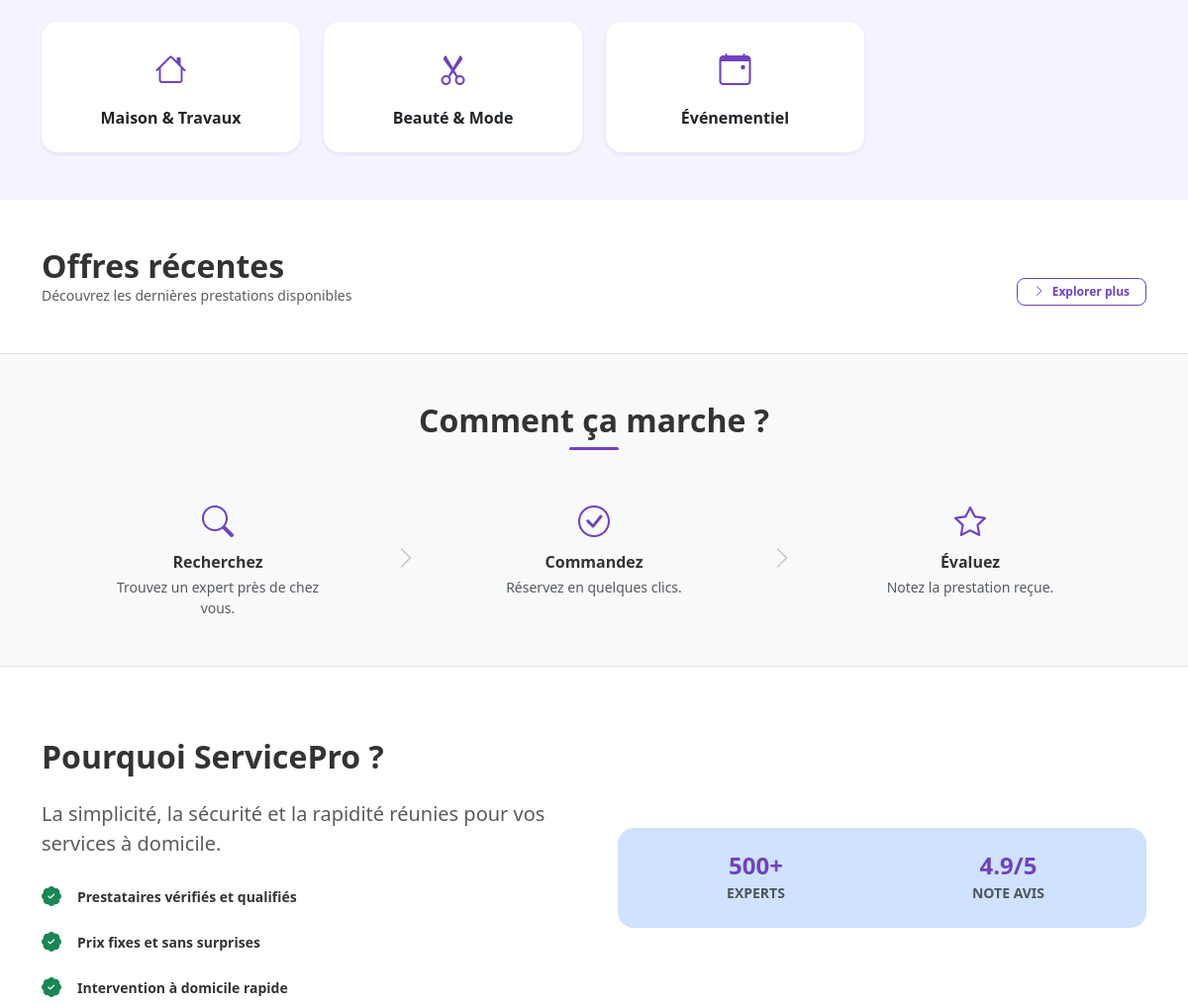
Before: / (middle part) with the older database file.
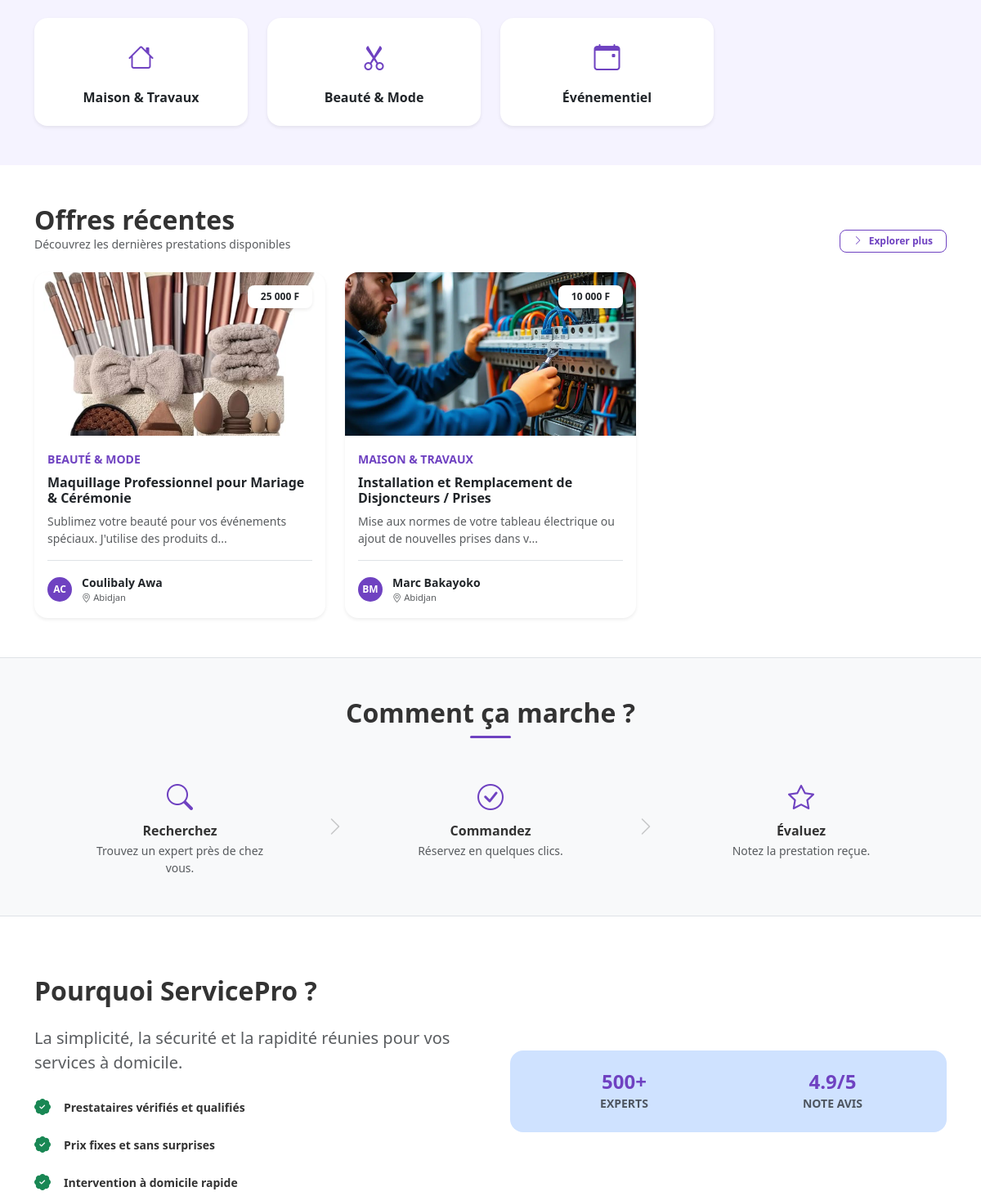
After: the same page with the newer database file.
### tables this page shows
CREATE TABLE `Categorie` (
  `id_categorie` int NOT NULL,
  `nom_categorie` varchar(100) NOT NULL,
  `icone_categorie` varchar(50) DEFAULT NULL
);

CREATE TABLE `Prestation` (
  `id_prestation` int NOT NULL,
  `titre_prestation` varchar(200) NOT NULL,
  `description_prestation` text,
  `prix_prestation` decimal(10,2) NOT NULL,
  `image_prestation` varchar(255) DEFAULT NULL,
  `datecrea_prestation` datetime DEFAULT CURRENT_TIMESTAMP,
  `id_service` int NOT NULL,
  `id_utilisateur` int NOT NULL,
  `statut_prestation` varchar(20) DEFAULT 'en_attente'
);

CREATE TABLE `Utilisateur` (
  `id_utilisateur` int NOT NULL,
  `nom_utilisateur` varchar(100) NOT NULL,
  `prenom_utilisateur` varchar(150) NOT NULL,
  `email_utilisateur` varchar(150) NOT NULL,
  `password_utilisateur` varchar(255) NOT NULL,
  `tel_utilisateur` varchar(20) DEFAULT NULL,
  `est_client` tinyint(1) DEFAULT '1',
  `est_prestataire` tinyint(1) DEFAULT '0',
  `est_admin` tinyint(1) DEFAULT '0',
  `is_validated` tinyint(1) DEFAULT '0',
  `date_inscription` datetime DEFAULT CURRENT_TIMESTAMP,
  `id_quartier` int DEFAULT NULL
);

CREATE TABLE `Ville` (
  `id_ville` int NOT NULL,
  `nom_ville` varchar(100) NOT NULL,
  `id_departement` int NOT NULL
);

### index.php (the view, shortened to what the changed rows need)
<?php
require_once("includes/db.php");
$categories = $conn->query("SELECT * FROM Categorie LIMIT 8")->fetchAll(PDO::FETCH_ASSOC);
$sql = "SELECT p.*, u.nom_utilisateur, u.prenom_utilisateur, q.nom_quartier, v.nom_ville, s.nom_service, c.nom_categorie
        FROM Prestation p
        JOIN Utilisateur u ON p.id_utilisateur = u.id_utilisateur
        JOIN Service s ON p.id_service = s.id_service
        JOIN Categorie c ON s.id_categorie = c.id_categorie
        LEFT JOIN Quartier q ON u.id_quartier = q.id_quartier
        LEFT JOIN Ville v ON q.id_ville = v.id_ville
        WHERE p.statut_prestation = 'validee'
        ORDER BY p.datecrea_prestation DESC
        LIMIT 6";
$prestations = $conn->query($sql)->fetchAll(PDO::FETCH_ASSOC);
?>
<!DOCTYPE html>
<html lang="fr">
<head>
    <link href="https://cdn.jsdelivr.net/npm/bootstrap@5.3.0/dist/css/bootstrap.min.css" rel="stylesheet">
    <link rel="stylesheet" href="https://cdn.jsdelivr.net/npm/bootstrap-icons@1.11.0/font/bootstrap-icons.css">
    <link rel="stylesheet" href="assets/css/style.css">
</head>
<body>
    <section class="py-5 bg-section-categories">
        <div class="container">
            <div class="row g-4">
                <?php foreach($categories as $cat): ?>
                <div class="col-6 col-md-3">
                    <a href="catalogue.php?cat=<?php echo $cat['id_categorie']; ?>"
                        class="card h-100 border-0 shadow-sm text-center py-4 text-decoration-none category-item rounded-4">
                        <div class="category-icon mb-3">
                            <i class="bi <?php echo $cat['icone_categorie'] ?? 'bi-folder'; ?> fs-2"></i>
                        </div>
                        <h6 class="text-dark fw-bold mb-0"><?php echo $cat['nom_categorie']; ?></h6>
                    </a>
                </div>
                <?php endforeach; ?>
            </div>
        </div>
    </section>
    <section class="py-5">
        <div class="container">
            <div class="d-flex justify-content-between align-items-end mb-4">
                <div>
                    <h2 class="fw-bold mb-0">Offres récentes</h2>
                </div>
            </div>
            <div class="row g-4">
                <?php foreach($prestations as $p): ?>
                <div class="col-md-6 col-lg-4">
                    <div class="card h-100 border-0 shadow-sm overflow-hidden service-card rounded-4">
                        <div class="position-relative">
                            <img src="<?php echo $p['image_prestation'] ?? 'assets/img/default.jpg'; ?>"
                                class="card-img-top" alt="<?php echo $p['titre_prestation']; ?>" style="height: 200px; object-fit: cover;">
                            <span class="badge bg-white text-dark position-absolute top-0 end-0 m-3 shadow-sm rounded-pill px-3 py-2 fw-bold">
                                <?php echo number_format($p['prix_prestation'], 0, ',', ' '); ?> F
                            </span>
                        </div>
                        <div class="card-body">
                            <div class="mb-2">
                                <small class="text-primary fw-bold text-uppercase"><?php echo $p['nom_categorie']; ?></small>
                            </div>
                            <h5 class="card-title fw-bold h6"><?php echo $p['titre_prestation']; ?></h5>
                            <p class="card-text text-muted small"><?php echo substr($p['description_prestation'], 0, 80); ?>...</p>
                            <div class="d-flex align-items-center mt-3 pt-3 border-top">
                                <div class="avatar-xs bg-primary text-white rounded-circle d-flex align-items-center justify-content-center me-2" style="width:30px; height:30px; font-size:0.75rem; font-weight: bold;">
                                    <?php echo strtoupper(substr($p['nom_utilisateur'], 0, 1) . substr($p['prenom_utilisateur'], 0, 1)); ?>
                                </div>
                                <div class="ms-1 overflow-hidden">
                                    <small class="d-block fw-bold text-dark text-truncate small"><?php echo $p['prenom_utilisateur'].' '.$p['nom_utilisateur']; ?></small>
                                    <small class="text-muted text-truncate d-block" style="font-size: 0.7rem;">
                                        <i class="bi bi-geo-alt"></i> <?php echo $p['nom_ville'] ?? 'Indéfinie'; ?>
                                    </small>
                                </div>
                            </div>
                        </div>
                    </div>
                </div>
                <?php endforeach; ?>
            </div>
        </div>
    </section>
    <section class="py-5 bg-light border-top border-bottom">
        <div class="container">
            <div class="text-center mb-5">
                <h2 class="fw-bold">Comment ça marche ?</h2>
            </div>
        </div>
    </section>
    <section class="py-5">
        <div class="container py-4">
            <div class="row align-items-center g-5">
                <div class="col-lg-6">
                    <h2 class="fw-bold mb-4">Pourquoi ServicePro ?</h2>
                </div>
            </div>
        </div>
    </section>
</body>
</html>

Changed rows visible on the page:
now on this page (row edited): prestation: image_prestation (picture), prix_prestation "25 000", categorie.nom_categorie "BEAUTÉ & MODE", titre_prestation "Maquillage Professionnel pour Mariage & Cérémonie", description_prestation "Sublimez votre beauté pour vos événements spéciaux. J'utilise des produits d", id_utilisateur.prenom_utilisateur "AC", id_utilisateur.prenom_utilisateur "Coulibaly", id_utilisateur.nom_utilisateur "Awa", ville.nom_ville "Abidjan"
now on this page (row edited): prestation: image_prestation (picture), prix_prestation "10 000", categorie.nom_categorie "MAISON & TRAVAUX", titre_prestation "Installation et Remplacement de Disjoncteurs / Prises", description_prestation "Mise aux normes de votre tableau électrique ou ajout de nouvelles prises dans v", id_utilisateur.prenom_utilisateur "BM", id_utilisateur.prenom_utilisateur "Marc", id_utilisateur.nom_utilisateur "Bakayoko", ville.nom_ville "Abidjan"
